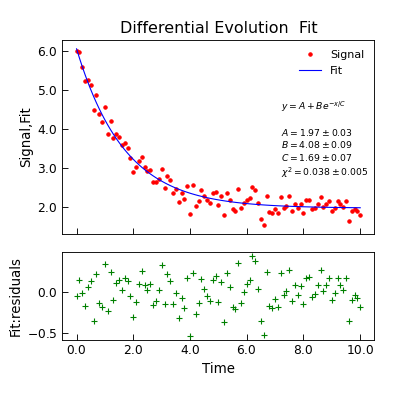

Generate this figure with Python:
"""Simple use of lmfit to fit data."""
# pylint: disable=invalid-name
from Stoner import Data
from numpy import linspace, exp, random

# Make some data
x = linspace(0, 10.0, 101)
y = 2 + 4 * exp(-x / 1.7) + random.normal(scale=0.2, size=101)

d = Data(x, y, column_headers=["Time", "Signal"], setas="xy")

d.plot(fmt="ro")  # plot our data

func = lambda x, A, B, C: A + B * exp(-x / C)


# Do the fitting and plot the result
fit = d.differential_evolution(
    func,
    result=True,
    header="Fit",
    A=1,
    B=1,
    C=1,
    prefix="Model",
    residuals=True,
)

# Reset labels
d.labels = []

# Make nice two panel plot layout
ax = d.subplot2grid((3, 1), (2, 0))
d.setas = "x..y"
d.plot(fmt="g+")
d.title = ""

ax = d.subplot2grid((3, 1), (0, 0), rowspan=2)
d.setas = "xyy"
d.plot(fmt=["r.", "b-"])
d.xticklabels = [[]]
d.xlabel = ""

# Annotate plot with fitting parameters
d.annotate_fit(func, prefix="Model", x=0.7, y=0.3, fontdict={"size": "x-small"})
text = r"$y=A+Be^{-x/C}$" + "\n\n"
d.text(7.2, 3.9, text, fontdict={"size": "x-small"})
d.title = u"Differential Evolution  Fit"
